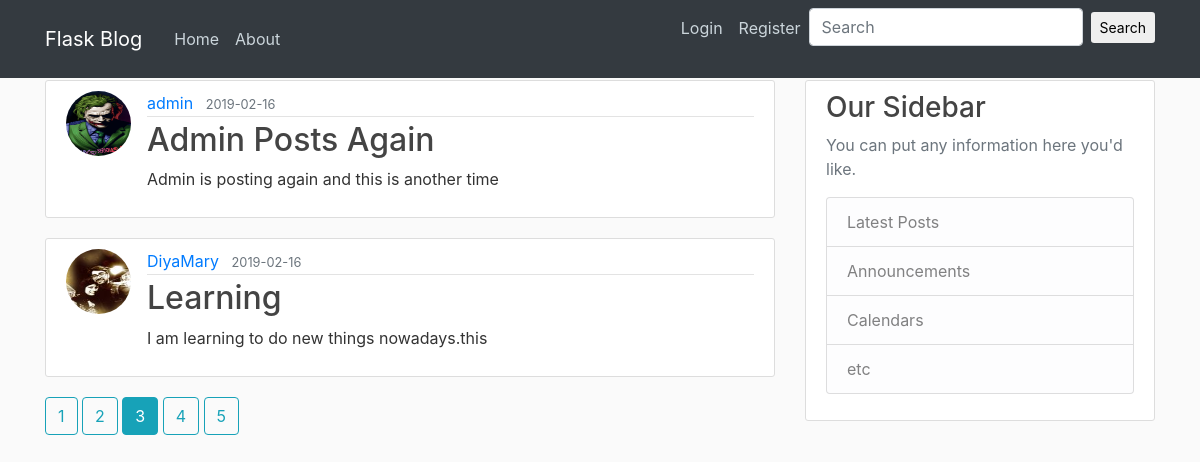
Screenshot of /home?page=3 with the database file from the repository.
### flaskblog/models.py (models this page shows, shortened)
class Post(db.Model):
    id = db.Column(db.Integer, primary_key=True)
    title = db.Column(db.String(100), nullable=False)
    date_posted = db.Column(db.DateTime, nullable=False, default=datetime.utcnow)
    content = db.Column(db.Text, nullable=False)
    user_id = db.Column(db.Integer, db.ForeignKey('user.id'), nullable=False)

class User(db.Model,UserMixin):
    id = db.Column(db.Integer, primary_key=True)
    username = db.Column(db.String(20), unique=True, nullable=False)
    email = db.Column(db.String(120), unique=True, nullable=False)
    image_file = db.Column(db.String(20), nullable=False, default='default.jpg')
    password = db.Column(db.String(60), nullable=False)
    posts = db.relationship('Post', backref='author', lazy=True)

### flaskblog/routes.py (the view)
@app.route('/')
@app.route('/home')
def home():
    page = request.args.get('page', 1, type=int)
    posts=Post.query.order_by(Post.date_posted.desc()).paginate(page=page, per_page=2)
    return  render_template('home.html',posts=posts)

### flaskblog/templates/home.html
{% extends "layout.html" %}
{% block content %}
    {% for post in posts.items %}
        <article class="media content-section">
            <img class="rounded-circle article-img" src="{{ url_for('static',filename='profile_pics/' + post.author.image_file)}}">
          <div class="media-body">
            <div class="article-metadata">
              <a class="mr-2" href="{{url_for('user_posts',username=post.author.username)}}">{{ post.author.username }}</a>
              <small class="text-muted">{{ post.date_posted.strftime('%Y-%m-%d')}}</small>
            </div>
            <h2><a class="article-title" href="{{ url_for('post',post_id=post.id)}}">{{ post.title }}</a></h2>
            <p class="article-content">{{ post.content }}</p>
          </div>
        </article>
    {% endfor %}
    {% for page_num in posts.iter_pages(left_current=1,right_current=2,left_edge=1,right_edge=1) %}
        {% if page_num %}
            {% if posts.page == page_num %}
                <a class="btn btn-info mb-4" href="{{url_for('home',page=page_num)}}">{{page_num}}</a>
            {% else %}
                <a class="btn btn-outline-info mb-4" href="{{url_for('home',page=page_num)}}">{{page_num}}</a>
            {% endif %}
        {% else %}
            ...
        {% endif %}
    {% endfor %}
{% endblock content %}

### flaskblog/static/main.css (style rules this page uses)
body { background: #fafafa; color: #333333; margin-top: 5rem; }
h1, h2, h3, h4, h5, h6 { color: #444444; }
.content-section { background: #ffffff; padding: 10px 20px; border: 1px solid #dddddd; border-radius: 3px; margin-bottom: 20px; }
.article-title { color: #444444; }
.article-content { white-space: pre-line; }
.article-img { height: 65px; width: 65px; margin-right: 16px; }
.article-metadata { padding-bottom: 1px; margin-bottom: 4px; border-bottom: 1px solid #e3e3e3 }

### rows the page displays
Post: image_file (placeholder picture), author.username "admin", date_posted "2019-02-16", title "Admin Posts Again", content "Admin is posting again and this is another time"
Post: image_file (picture), author.username "DiyaMary", date_posted "2019-02-16", title "Learning", content "I am learning to do new things nowadays.this"

### other values shown
{{ page_num }} "1" "2" "4" "5"
{{ page_num }} "3"
